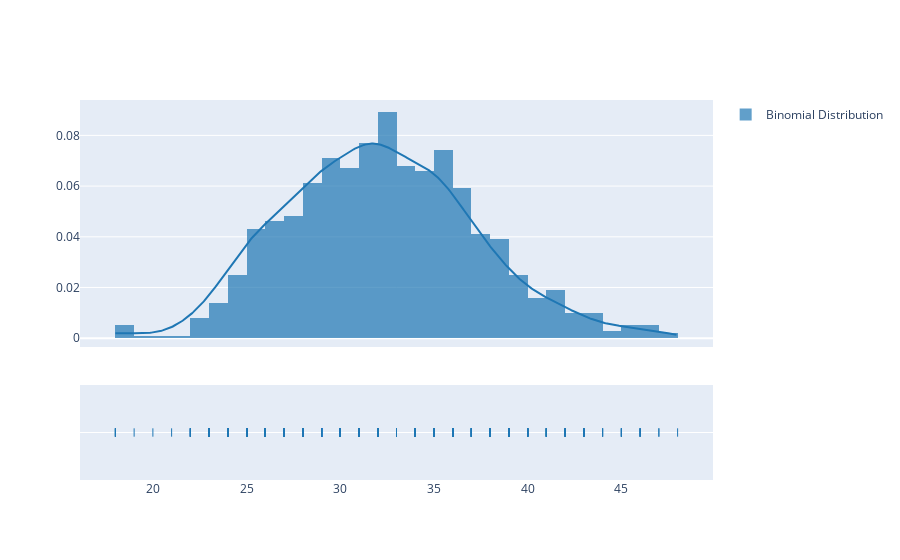

Notebook code cell kept with this figure:
### Markdown cell above
### Create a Density Plot of a Binomial Distribution

To create a density plot of a binomial distribution, we can use the `create_distplot` function from the `plotly` library. The `create_distplot` function takes two arguments: the number of trials (`n`) and the probability of success (`p`).

Here is an example of how to create a density plot of a binomial distribution with 100 trials and a success probability of 0.5:

```python
import plotly.figure_factory as ff

n = 100
p = 0.5

data = [np.random.binomial(n, p) for _ in range(1000)]

fig = ff.create_distplot([data], ['Binomial Distribution'], show_hist=False)
fig.show()
```

You can adjust the values of `n` and `p` to create different binomial distributions.

### Code cell
import plotly.figure_factory as ff

n = 160
p = 0.2

data = [np.random.binomial(n, p) for _ in range(1000)]

fig = ff.create_distplot([data], ['Binomial Distribution'], show_hist=True)
fig.show()

### Figure 1 — Plotly figure (JSON) as saved in the notebook; plotly's stock layout.template omitted (floating-point values rounded to 4 significant figures; data arrays with more than 128 entries replaced by an {"elided": "..."} marker saying what was removed)
{"data": [{"autobinx": false, "histnorm": "probability density", "legendgroup": "Binomial Distribution", "marker": {"color": "rgb(31, 119, 180)"}, "name": "Binomial Distribution", "opacity": 0.7, "x": {"elided": "1000 int values"}, "xaxis": "x", "xbins": {"end": 48, "size": 1, "start": 18}, "yaxis": "y", "type": "histogram"}, {"legendgroup": "Binomial Distribution", "marker": {"color": "rgb(31, 119, 180)"}, "mode": "lines", "name": "Binomial Distribution", "showlegend": false, "x": {"elided": "500 float values"}, "xaxis": "x", "y": {"elided": "500 float values"}, "yaxis": "y", "type": "scatter"}, {"legendgroup": "Binomial Distribution", "marker": {"color": "rgb(31, 119, 180)", "symbol": "line-ns-open"}, "mode": "markers", "name": "Binomial Distribution", "showlegend": false, "x": {"elided": "1000 int values"}, "xaxis": "x", "y": {"elided": "1000 str values"}, "yaxis": "y2", "type": "scatter"}], "layout": {"barmode": "overlay", "hovermode": "closest", "legend": {"traceorder": "reversed"}, "xaxis": {"anchor": "y2", "domain": [0, 1], "zeroline": false}, "yaxis": {"anchor": "free", "domain": [0.35, 1], "position": 0}, "yaxis2": {"anchor": "x", "domain": [0, 0.25], "dtick": 1, "showticklabels": false}}}
